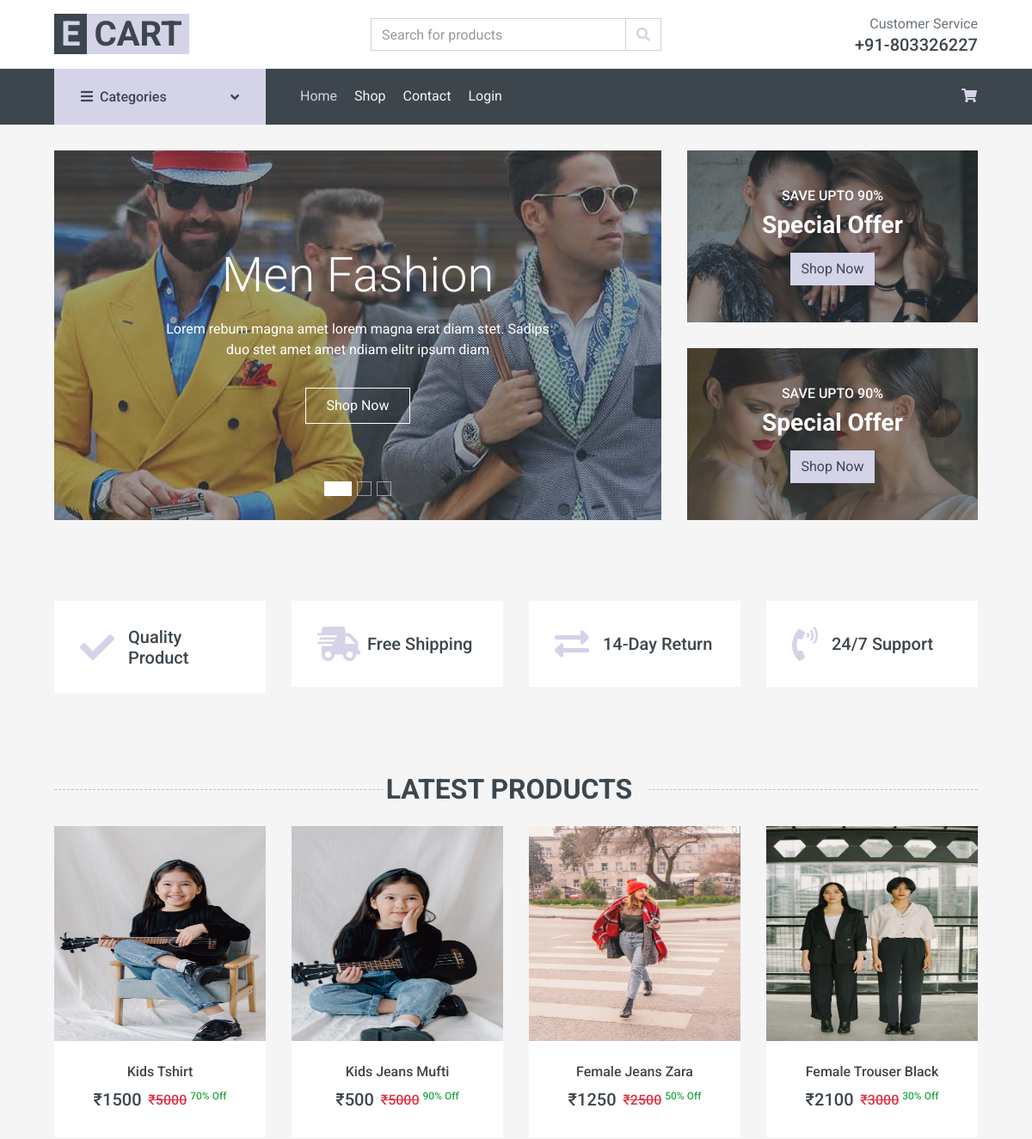
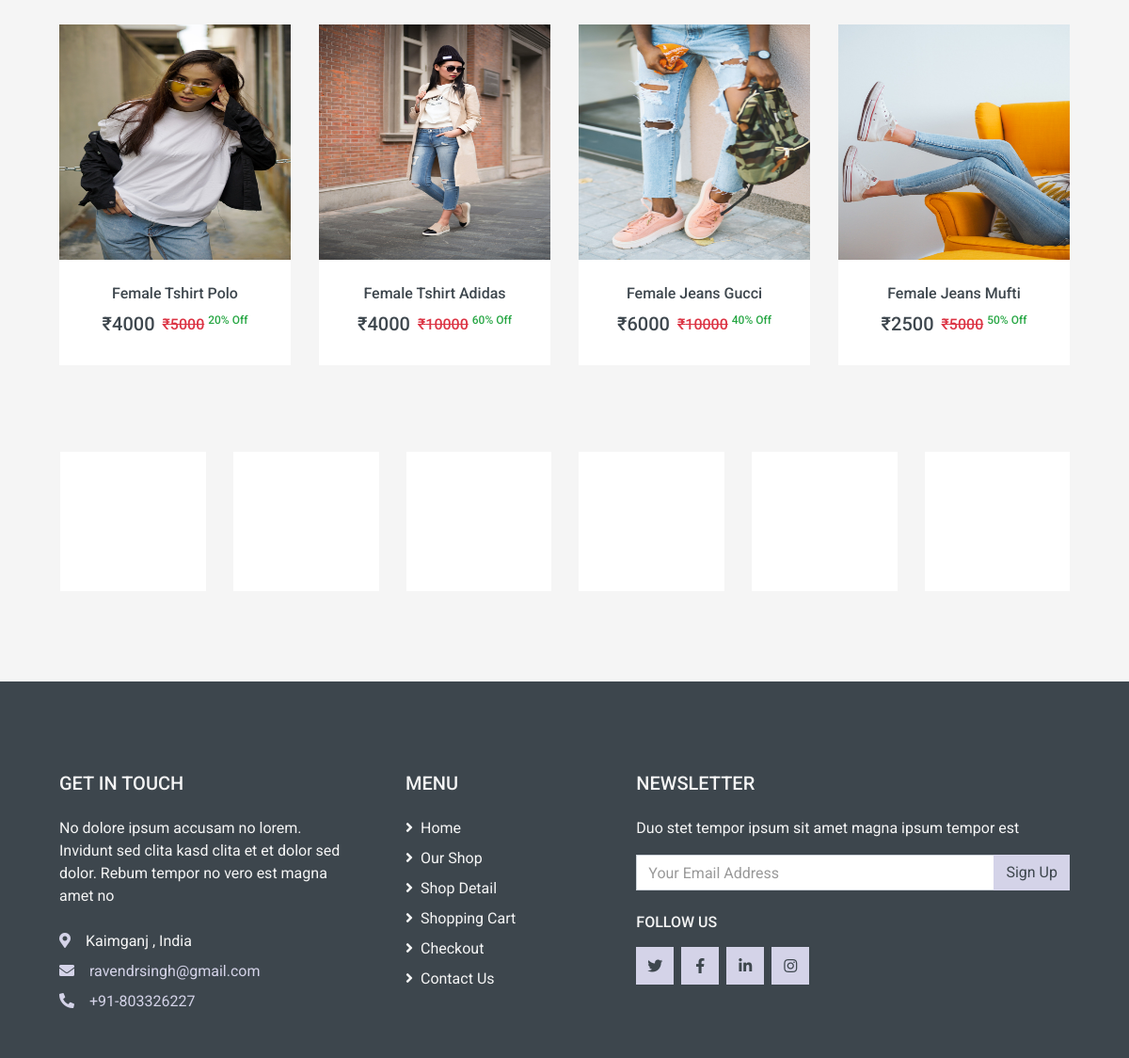
The page / on the database its author committed (2 pictures, top to bottom).
### mainApp/models.py (models this page shows, shortened)
class Product(models.Model):
    id = models.AutoField(primary_key=True)
    name = models.CharField(max_length=50)
    maincategory = models.ForeignKey(Maincategory,on_delete=models.CASCADE)
    subcategory = models.ForeignKey(Subcategory,on_delete=models.CASCADE)
    brand = models.ForeignKey(Brand,on_delete=models.CASCADE)
    color = models.CharField(max_length=30)
    size = models.CharField(max_length=30)
    baseprice = models.IntegerField()
    discount = models.IntegerField()
    finalprice = models.IntegerField()
    stock = models.BooleanField(default=True)
    description = models.TextField()
    pic1 = models.ImageField(upload_to="products")
    pic2 = models.ImageField(upload_to="products",default=None,null=True,blank=True)
    pic3 = models.ImageField(upload_to="products",default=None,null=True,blank=True)
    pic4 = models.ImageField(upload_to="products",default=None,null=True,blank=True)

class Brand(models.Model):
    id = models.AutoField(primary_key=True)
    name = models.CharField(max_length=20)
    pic = models.ImageField(upload_to="brands",default=None,null=True,blank=True)

### mainApp/views.py (the view)
# urls.py: path('',mainApp.homePage),
def homePage(Request):
    products = Product.objects.all().order_by("-id")[0:8]
    brands = Brand.objects.all()
    maincategory = Maincategory.objects.all()
    subcategory = Subcategory.objects.all()
    data = []
    for item in brands:
        data.append(item.name)
    Request.session['brand']=data
    data = []
    for item in maincategory:
        data.append(item.name)
    Request.session['maincategory']=data
    data = []
    for item in subcategory:
        data.append(item.name)
    Request.session['subcategory']=data
    return render(Request,"index.html",{'products':products,'brands':brands})

### mainApp/templates/index.html (shortened to what this page needs)
{% load static %}
<!DOCTYPE html>
<html lang="en">
<head>
    <link href="https://cdnjs.cloudflare.com/ajax/libs/font-awesome/5.10.0/css/all.min.css" rel="stylesheet">
    <link href="/static/lib/animate/animate.min.css" rel="stylesheet">
    <link href="/static/lib/owlcarousel/assets/owl.carousel.min.css" rel="stylesheet">
    <link href="/static/css/style.css" rel="stylesheet">
</head>
<body>
    <div class="container-fluid">
        <div class="row align-items-center bg-light py-3 px-xl-5 d-none d-lg-flex">
            <div class="col-lg-4">
                <a href="/" class="text-decoration-none">
                    <span class="h1 text-uppercase text-primary bg-dark px-2">E</span>
                    <span class="h1 text-uppercase text-dark bg-primary px-2 ml-n1">Cart</span>
                </a>
            </div>
            <div class="col-lg-4 col-6 text-left">
                <form action="/search/" method="post">
                    <div class="input-group">
                        <input type="text" name="search" class="form-control" placeholder="Search for products">
                        <div class="input-group-append">
                            <span class="input-group-text bg-transparent text-primary">
                                <i class="fa fa-search"></i>
                            </span>
                        </div>
                    </div>
                </form>
            </div>
            <div class="col-lg-4 col-6 text-right">
                <p class="m-0">Customer Service</p>
                <h5 class="m-0">+91-803326227</h5>
            </div>
        </div>
    </div>
    <div class="container-fluid bg-dark mb-30 sticky-top">
        <div class="row px-xl-5">
            <div class="col-lg-3 d-none d-lg-block">
                <a class="btn d-flex align-items-center justify-content-between bg-primary w-100" data-toggle="collapse" href="#navbar-vertical" style="height: 65px; padding: 0 30px;">
                    <h6 class="text-dark m-0"><i class="fa fa-bars mr-2"></i>Categories</h6>
                    <i class="fa fa-angle-down text-dark"></i>
                </a>
            </div>
            <div class="col-lg-9">
                <nav class="navbar navbar-expand-lg bg-dark navbar-dark py-3 py-lg-0 px-0">
                    <div class="collapse navbar-collapse justify-content-between" id="navbarCollapse">
                        <div class="navbar-nav mr-auto py-0">
                            <a href="/" class="nav-item nav-link active">Home</a>
                            <a href="/shop/All/All/All/" class="nav-item nav-link">Shop</a>
                            <a href="/contact/" class="nav-item nav-link">Contact</a>
                            {% if request.user.is_authenticated %}
                            <div class="nav-item dropdown">
                                <a href="#" class="nav-link dropdown-toggle" data-toggle="dropdown"><span style="text-transform: capitalize;">{{request.user.username}}</span> <i class="fa fa-angle-down mt-1"></i></a>
                                <div class="dropdown-menu bg-primary rounded-0 border-0 m-0">
                                    <a href="/profile/" class="dropdown-item">Profile</a>
                                    <a href="/cart/" class="dropdown-item">Cart</a>
                                    <a href="/logout/" class="dropdown-item">Logout</a>
                                </div>
                            </div>
                            {% else %}
                            <a href="/login/" class="nav-item nav-link">Login</a>
                            {% endif %}
                        </div>
                        <div class="navbar-nav ml-auto py-0 d-none d-lg-block">
                            <a href="/cart/" class="btn px-0 ml-3">
                                <i class="fas fa-shopping-cart text-primary"></i>
                            </a>
                        </div>
                    </div>
                </nav>
            </div>
        </div>
    </div>
    {% block body %}
    <div class="container-fluid mb-3">
        <div class="row px-xl-5">
            <div class="col-lg-8">
                <div id="header-carousel" class="carousel slide carousel-fade mb-30 mb-lg-0" data-ride="carousel">
                    <ol class="carousel-indicators">
                        <li data-target="#header-carousel" data-slide-to="0" class="active"></li>
                        <li data-target="#header-carousel" data-slide-to="1"></li>
                        <li data-target="#header-carousel" data-slide-to="2"></li>
                    </ol>
                    <div class="carousel-inner">
                        <div class="carousel-item position-relative active" style="height: 430px;">
                            <img class="position-absolute w-100 h-100" src="/static/img/carousel-1.jpg" style="object-fit: cover;">
                            <div class="carousel-caption d-flex flex-column align-items-center justify-content-center">
                                <div class="p-3" style="max-width: 700px;">
                                    <h1 class="display-4 text-white mb-3 animate__animated animate__fadeInDown">Men Fashion</h1>
                                    <p class="mx-md-5 px-5 animate__animated animate__bounceIn">Lorem rebum magna amet lorem magna erat diam stet. Sadips duo stet amet amet ndiam elitr ipsum diam</p>
                                    <a class="btn btn-outline-light py-2 px-4 mt-3 animate__animated animate__fadeInUp" href="/shop/Male/All/All/">Shop Now</a>
                                </div>
                            </div>
                        </div>
                    </div>
                </div>
            </div>
            <div class="col-lg-4">
                <div class="product-offer mb-30" style="height: 200px;">
                    <img class="img-fluid" src="/static/img/offer-1.jpg" alt="">
                    <div class="offer-text">
                        <h6 class="text-white text-uppercase">Save Upto 90%</h6>
                        <h3 class="text-white mb-3">Special Offer</h3>
                        <a href="/shop/All/All/All/" class="btn btn-primary">Shop Now</a>
                    </div>
                </div>
                <div class="product-offer mb-30" style="height: 200px;">
                    <img class="img-fluid" src="/static/img/offer-2.jpg" alt="">
                    <div class="offer-text">
                        <h6 class="text-white text-uppercase">Save Upto 90%</h6>
                        <h3 class="text-white mb-3">Special Offer</h3>
                        <a href="/shop/All/All/All/" class="btn btn-primary">Shop Now</a>
                    </div>
                </div>
            </div>
        </div>
    </div>
    <div class="container-fluid pt-5">
        <div class="row px-xl-5 pb-3">
            <div class="col-lg-3 col-md-6 col-sm-12 pb-1">
                <div class="d-flex align-items-center bg-light mb-4" style="padding: 30px;">
                    <h1 class="fa fa-check text-primary m-0 mr-3"></h1>
                    <h5 class="font-weight-semi-bold m-0">Quality Product</h5>
                </div>
            </div>
            <div class="col-lg-3 col-md-6 col-sm-12 pb-1">
                <div class="d-flex align-items-center bg-light mb-4" style="padding: 30px;">
                    <h1 class="fa fa-shipping-fast text-primary m-0 mr-2"></h1>
                    <h5 class="font-weight-semi-bold m-0">Free Shipping</h5>
                </div>
            </div>
            <div class="col-lg-3 col-md-6 col-sm-12 pb-1">
                <div class="d-flex align-items-center bg-light mb-4" style="padding: 30px;">
                    <h1 class="fas fa-exchange-alt text-primary m-0 mr-3"></h1>
                    <h5 class="font-weight-semi-bold m-0">14-Day Return</h5>
                </div>
            </div>
            <div class="col-lg-3 col-md-6 col-sm-12 pb-1">
                <div class="d-flex align-items-center bg-light mb-4" style="padding: 30px;">
                    <h1 class="fa fa-phone-volume text-primary m-0 mr-3"></h1>
                    <h5 class="font-weight-semi-bold m-0">24/7 Support</h5>
                </div>
            </div>
        </div>
    </div>
    <div class="container-fluid pt-5 pb-3">
        <h2 class="section-title position-relative text-uppercase mx-xl-5 mb-4 text-center"><span class="bg-secondary pr-3">Latest Products</span></h2>
        <div class="row px-xl-5">
            {% for item in products %}
            <div class="col-lg-3 col-md-4 col-sm-6 pb-1">
                <div class="product-item bg-light mb-4">
                    <div class="product-img position-relative overflow-hidden">
                        <a href="/single-product/{{item.id}}">
                            <img class="w-100" src={{item.pic1.url}} height="250px" alt="">
                        </a>
                    </div>
                    <div class="text-center py-4">
                        <a class="h6 text-decoration-none text-truncate" href="/single-product/{{item.id}}">{{item.name}}</a>
                        <div class="d-flex align-items-center justify-content-center mt-2">
                            <h5>&#8377;{{item.finalprice}}</h5><h6 class="text-muted ml-2"><del class="text-danger">&#8377;{{item.baseprice}}</del> <sup class="text-success">{{item.discount}}% Off</sup></h6>
                        </div>
                    </div>
                </div>
            </div>
            {% endfor %}
        </div>
    </div>
    <div class="container-fluid py-5">
        <div class="row px-xl-5">
            <div class="col">
                <div class="owl-carousel vendor-carousel">
                    {% for item in brands %}
                    <div class="bg-light p-4">
                        <a href="/shop/All/All/{{item.name}}/">
                            <img src="{{item.pic.url}}" height="100px" alt="">
                        </a>
                    </div>
                    {% endfor %}
                </div>
            </div>
        </div>
    </div>
    {% endblock %}
    <div class="container-fluid bg-dark text-secondary mt-5 pt-5">
        <div class="row px-xl-5 pt-5">
            <div class="col-lg-4 col-md-12 mb-5 pr-3 pr-xl-5">
                <h5 class="text-secondary text-uppercase mb-4">Get In Touch</h5>
                <p class="mb-4">No dolore ipsum accusam no lorem. Invidunt sed clita kasd clita et et dolor sed dolor. Rebum tempor no vero est magna amet no</p>
                <p class="mb-2"><i class="fa fa-map-marker-alt text-primary mr-3"></i>Kaimganj , India</p>
                <p class="mb-2"><i class="fa fa-envelope text-primary mr-3"></i><a href="mailto:vishankchauhan@gmail.com">ravendrsingh@gmail.com</a></p>
                <p class="mb-0"><i class="fa fa-phone-alt text-primary mr-3"></i><a href="tel:9873848046">+91-803326227</a></p>
            </div>
            <div class="col-lg-8 col-md-12">
                <div class="row">
                    <div class="col-md-4 mb-5">
                        <h5 class="text-secondary text-uppercase mb-4">Menu</h5>
                        <div class="d-flex flex-column justify-content-start">
                            <a class="text-secondary mb-2" href="/"><i class="fa fa-angle-right mr-2"></i>Home</a>
                            <a class="text-secondary mb-2" href="/shop/"><i class="fa fa-angle-right mr-2"></i>Our Shop</a>
                            <a class="text-secondary mb-2" href="/single-product/"><i class="fa fa-angle-right mr-2"></i>Shop Detail</a>
                            <a class="text-secondary mb-2" href="/cart/"><i class="fa fa-angle-right mr-2"></i>Shopping Cart</a>
                            <a class="text-secondary mb-2" href="/checkout/"><i class="fa fa-angle-right mr-2"></i>Checkout</a>
                            <a class="text-secondary" href="/contact/"><i class="fa fa-angle-right mr-2"></i>Contact Us</a>
                        </div>
                    </div>
                    <div class="col-md-8 mb-5">
                        <h5 class="text-secondary text-uppercase mb-4">Newsletter</h5>
                        <p>Duo stet tempor ipsum sit amet magna ipsum tempor est</p>
                        <form action="">
                            <div class="input-group">
                                <input type="text" class="form-control" placeholder="Your Email Address">
                                <div class="input-group-append">
                                    <button class="btn btn-primary">Sign Up</button>
                                </div>
                            </div>
                        </form>
                        <h6 class="text-secondary text-uppercase mt-4 mb-3">Follow Us</h6>
                        <div class="d-flex">
                            <a class="btn btn-primary btn-square mr-2" href="#"><i class="fab fa-twitter"></i></a>
                            <a class="btn btn-primary btn-square mr-2" href="#"><i class="fab fa-facebook-f"></i></a>
                            <a class="btn btn-primary btn-square mr-2" href="#"><i class="fab fa-linkedin-in"></i></a>
                            <a class="btn btn-primary btn-square" href="#"><i class="fab fa-instagram"></i></a>
                        </div>
                    </div>
                </div>
            </div>
        </div>
    </div>
</body>
</html>

### rows shown on the page
Product: pic1 (picture), name "Kids Tshirt", finalprice "1500", baseprice "5000", discount "70"
Product: pic1 (picture), name "Kids Jeans Mufti", finalprice "500", baseprice "5000", discount "90"
Product: pic1 (picture), name "Female Jeans Zara", finalprice "1250", baseprice "2500", discount "50"
Product: pic1 (picture), name "Female Trouser Black", finalprice "2100", baseprice "3000", discount "30"
Product: pic1 (picture), name "Female Tshirt Polo", finalprice "4000", baseprice "5000", discount "20"
Product: pic1 (picture), name "Female Tshirt Adidas", finalprice "4000", baseprice "10000", discount "60"
Product: pic1 (picture), name "Female Jeans Gucci", finalprice "6000", baseprice "10000", discount "40"
Product: pic1 (picture), name "Female Jeans Mufti", finalprice "2500", baseprice "5000", discount "50"
Brand: pic (picture)
Brand: pic (picture)
Brand: pic (picture)
Brand: pic (picture)
Brand: pic (picture)
Brand: pic (picture)
